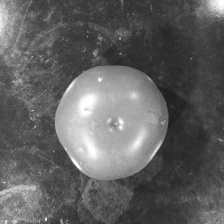
#> input picture dataset03_processed/train/Bad_dataset3_bad (182).jpg, 224 x 224 px; its folder holds only this picture in this run
$ jupyter execute --allow-errors eda_images_ds03_processed.ipynb
#> lines starting #> are read from the running program, lines starting #| are printed output that depends on the picture
O autor utilizou o AI Asssitant da IDE PyCharm 2025.3.4 e a LLM Gemini 3.1 Pro para debugar

[cell 1]
import math
import os
from pathlib import Path

import PIL
import matplotlib.pyplot as plt #3.10.8
import matplotlib.image as imread
import seaborn as sns #0.13.2
import numpy as np #2.4.4
import pandas as pd #3.0.2
from PIL import Image #12.1.1

[cell 2]
# Config dataset
TRAIN_PATH = Path('train')
TEST_PATH = Path('test')
LABELS_TRAIN_PATH = Path('labels', 'train_gabarito.csv')

Tamanho do dataset e distribuição de classes

[cell 3]
files_train_gen = TRAIN_PATH.glob('*.*')
files_train_path_list = [file for file in files_train_gen]

files_test_gen = TEST_PATH.glob('*.*')
files_test_path_list = [file for file in files_test_gen]

print(f'Training size: {len(files_train_path_list)}')
print(f'Testing size: {len(files_test_path_list)}')

[cell 4]
labels_train_df = pd.read_csv(LABELS_TRAIN_PATH)
#> (reads dataset03_processed/train_gabarito.csv from the repository)
labels_train_df.head()

[cell 5]
_ = sns.countplot(data=labels_train_df, x ='Label', hue='Label', palette={0: 'tomato', 1: 'steelblue'})
plt.show()
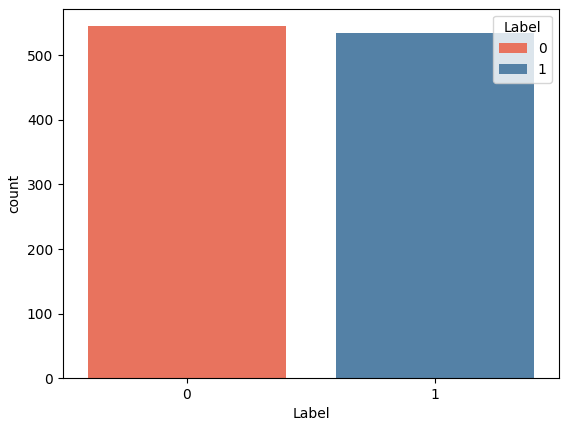
#> figure drawn by matplotlib, 1 panel

[cell 6]
labels_train_df.value_counts(["Label"], normalize=True)

Checks de sanidade

[cell 7]
class SanityChecks:
    def __init__(self, path: Path) -> None:
        self.path = path
        self.files_list = self.__get_path_list()
        self.mode_types = []
        self.width = []
        self.height = []

    def __get_path_list(self) -> list:
        files_path_gen = self.path.glob('*.*')
        return [file for file in files_path_gen]

    def check_corruption(self) -> dict:
        error = []
        for file in self.files_list:
            try:
                img = Image.open(file)
#> img is the input picture: PIL image 224x224 L; min 29, max 255, mean 97
                self.mode_types.append(img.mode)
                self.width.append(img.width)
                self.height.append(img.height)
            except:
                error.append(file)
        return {
            'qt_errors': len(error), 'files_erros': error}

    def check_typing(self) -> dict:
        print(self.files_list[0])
        ext = [str(file).split('.')[-1] for file in self.files_list]
        return {
            "ext": list(set(ext))
        }
    def check_mode(self) -> dict:
        return {
            'modes': list(set(self.mode_types))
        }

    def check_dimensions (self) -> dict:
        return {
            'width': list(set(self.width)),
            'height': list(set(self.height))
        }

[cell 8]
sanity_checks = SanityChecks(TRAIN_PATH)
print(sanity_checks.check_corruption())
print(sanity_checks.check_typing())
print(sanity_checks.check_mode())
print(sanity_checks.check_dimensions())

[cell 9]
sanity_checks = SanityChecks(TEST_PATH)
print(sanity_checks.check_corruption())
#> (the rest of this cell did not finish here and is left out)

[cell 10]
def plot_images(path: Path, sample_size: int):
#> called with sample_size = 25
    files_path_gen = path.glob('*.*')
    files = [file for file in files_path_gen]

    sample = np.random.choice(files, sample_size)

    cols = math.ceil(math.sqrt(sample_size))
    rows = math.ceil(math.sqrt(sample_size))

    plt.figure(figsize=(10,10))
    plt.suptitle(f'Sample of {sample_size} images from {path}')
    for i, file in enumerate(sample):
        img = Image.open(file)
        plt.subplot(rows, cols, i+1)
        plt.imshow(img, cmap='gray')
        plt.axis('off')

    plt.tight_layout()
    plt.show()

[cell 11]
plot_images(TRAIN_PATH, sample_size=25)

#> (a cell that did not finish here is left out)


Visualizando a distribuição de pixels

[cell 13]
class PixelsVerify:
    def __init__(self, path: Path, labels_path: Path) -> None:
        self.train_path = path
        self.files = self.__get_path_list()
        self.labels_train_df = pd.read_csv(labels_path)
        self.sample = []
        self.rows = None
        self.cols = None

        self.labels_map = dict(
            zip(self.labels_train_df["Nome"], self.labels_train_df["Label"])
        )

    def __get_path_list(self) -> list:
        files_path_gen = self.train_path.glob("*.*")
        return [file for file in files_path_gen]

    def __get_grey_pixels(self, image):
        pixels = image.histogram()
#> pixels = 256 values, max 897 at index 63, min 0 at index 0, mean 196
        return pixels [:256]

    def plot_histograms(self, sample_size):
        self.sample = np.random.choice(self.files, sample_size)

        # Pair each file with its labels directly
        samples_with_labels = [
            (file, self.labels_map.get(file.name, "unknown"))
            for file in self.sample
        ]

        self.cols = math.ceil(math.sqrt(sample_size))
        self.rows = math.ceil(math.sqrt(sample_size))

        plt.figure(figsize=(10, 10))
        plt.suptitle("Sample of histograms from database")

        for i, (file, label) in enumerate(samples_with_labels):
            img = Image.open(file)
            pixels = self.__get_grey_pixels(img)

            plt.subplot(self.rows, self.cols, i + 1)
            plt.plot(list(range(256)), pixels, color="blue")
            plt.title(f"{file.name} - {label}")

        plt.tight_layout()
        plt.show()
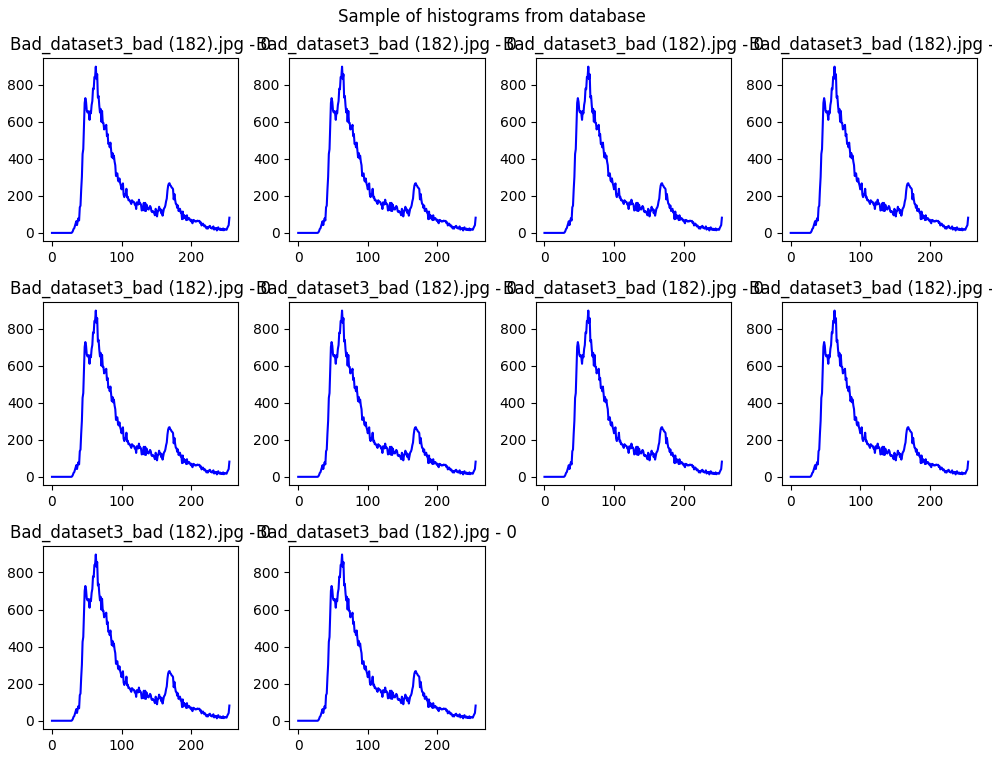
#> figure drawn by matplotlib, 10 panels; panel 1: curve peaks at x = 63, y = 897; panel 2: curve peaks at x = 63, y = 897; panel 3: curve peaks at x = 63, y = 897; panel 4: curve peaks at x = 63, y = 897
    def plot_imgs_from_histograms(self):
        plt.figure(figsize=(10,10))
        plt.suptitle(f'Imagens aleatórias referentes aos histogramas')
        for i, file in enumerate(self.sample):
            img = Image.open(file)
            plt.subplot(self.rows, self.cols, i+1)
            plt.imshow(img, cmap='gray')
            plt.title(file.name)
            plt.axis('off')

        plt.tight_layout()
        plt.show()
